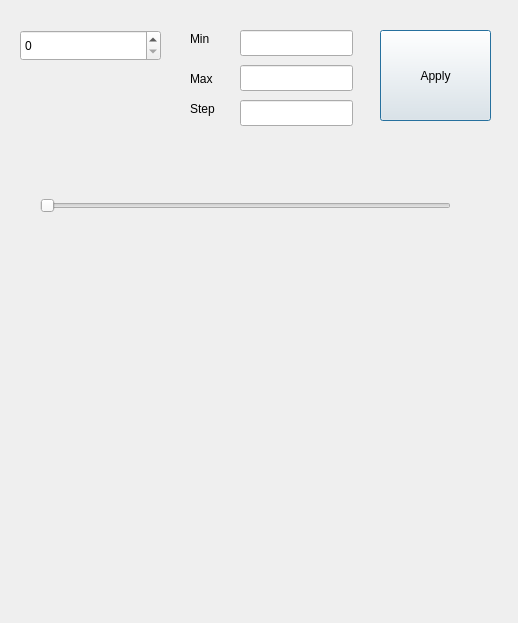
<?xml version="1.0" encoding="UTF-8"?>
<ui version="4.0">
 <class>Dialog</class>
 <widget class="QDialog" name="Dialog">
  <property name="geometry">
   <rect>
    <x>0</x>
    <y>0</y>
    <width>518</width>
    <height>623</height>
   </rect>
  </property>
  <property name="windowTitle">
   <string>Dialog</string>
  </property>
  <widget class="QSpinBox" name="spinBox">
   <property name="geometry">
    <rect>
     <x>20</x>
     <y>30</y>
     <width>141</width>
     <height>31</height>
    </rect>
   </property>
  </widget>
  <widget class="QLabel" name="label">
   <property name="geometry">
    <rect>
     <x>190</x>
     <y>30</y>
     <width>66</width>
     <height>18</height>
    </rect>
   </property>
   <property name="text">
    <string>Min</string>
   </property>
  </widget>
  <widget class="QLabel" name="label_2">
   <property name="geometry">
    <rect>
     <x>190</x>
     <y>70</y>
     <width>66</width>
     <height>18</height>
    </rect>
   </property>
   <property name="text">
    <string>Max</string>
   </property>
  </widget>
  <widget class="QLabel" name="label_3">
   <property name="geometry">
    <rect>
     <x>190</x>
     <y>100</y>
     <width>66</width>
     <height>18</height>
    </rect>
   </property>
   <property name="text">
    <string>Step</string>
   </property>
  </widget>
  <widget class="QLineEdit" name="editMin">
   <property name="geometry">
    <rect>
     <x>240</x>
     <y>30</y>
     <width>113</width>
     <height>26</height>
    </rect>
   </property>
  </widget>
  <widget class="QLineEdit" name="editMax">
   <property name="geometry">
    <rect>
     <x>240</x>
     <y>65</y>
     <width>113</width>
     <height>26</height>
    </rect>
   </property>
  </widget>
  <widget class="QLineEdit" name="editStep">
   <property name="geometry">
    <rect>
     <x>240</x>
     <y>100</y>
     <width>113</width>
     <height>26</height>
    </rect>
   </property>
  </widget>
  <widget class="QPushButton" name="btnApply">
   <property name="geometry">
    <rect>
     <x>380</x>
     <y>30</y>
     <width>111</width>
     <height>91</height>
    </rect>
   </property>
   <property name="text">
    <string>Apply</string>
   </property>
  </widget>
  <widget class="QLabel" name="spinBoxValue">
   <property name="geometry">
    <rect>
     <x>20</x>
     <y>80</y>
     <width>141</width>
     <height>41</height>
    </rect>
   </property>
   <property name="text">
    <string/>
   </property>
  </widget>
  <widget class="QSlider" name="slider">
   <property name="geometry">
    <rect>
     <x>40</x>
     <y>190</y>
     <width>411</width>
     <height>31</height>
    </rect>
   </property>
   <property name="orientation">
    <enum>Qt::Horizontal</enum>
   </property>
  </widget>
  <widget class="QLabel" name="sliderValue">
   <property name="geometry">
    <rect>
     <x>190</x>
     <y>150</y>
     <width>141</width>
     <height>41</height>
    </rect>
   </property>
   <property name="text">
    <string/>
   </property>
  </widget>
  <widget class="QLabel" name="labelPixmap">
   <property name="geometry">
    <rect>
     <x>40</x>
     <y>240</y>
     <width>431</width>
     <height>301</height>
    </rect>
   </property>
   <property name="text">
    <string/>
   </property>
  </widget>
 </widget>
 <resources/>
 <connections/>
</ui>
